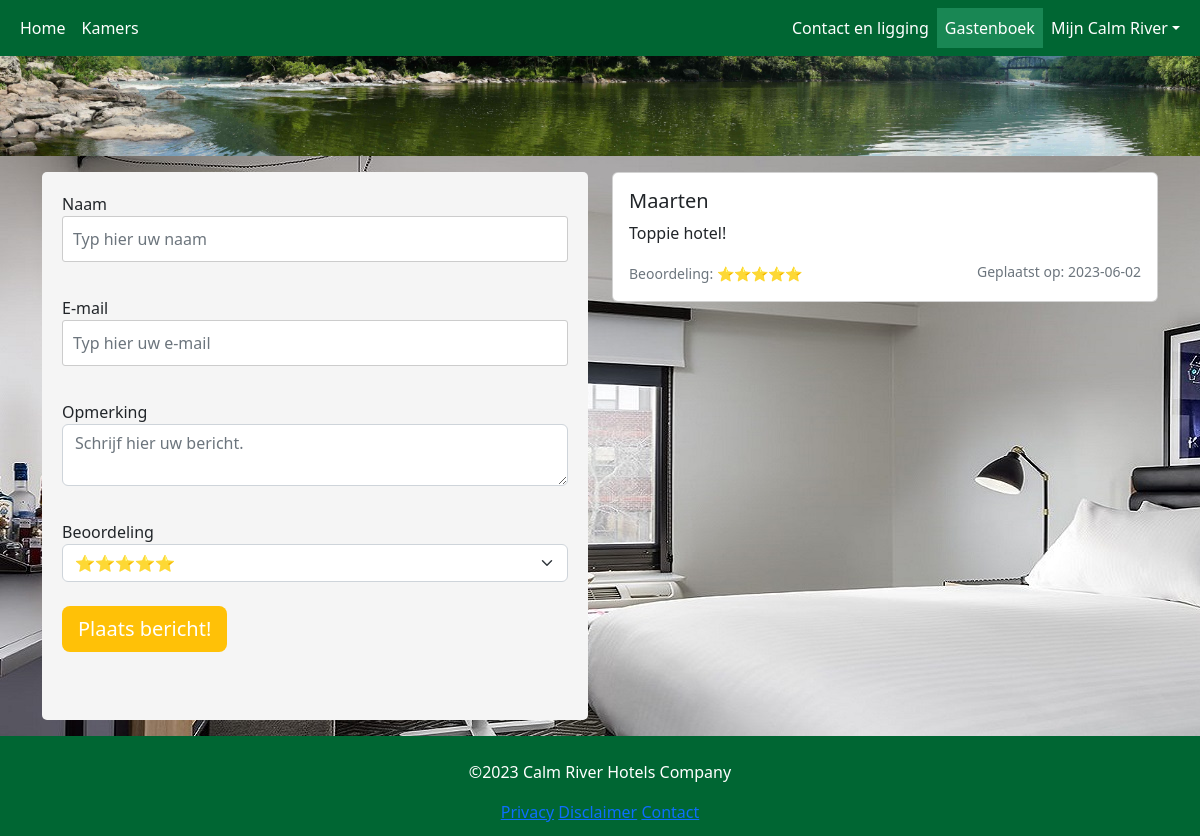
The app's page /reviews, older data.
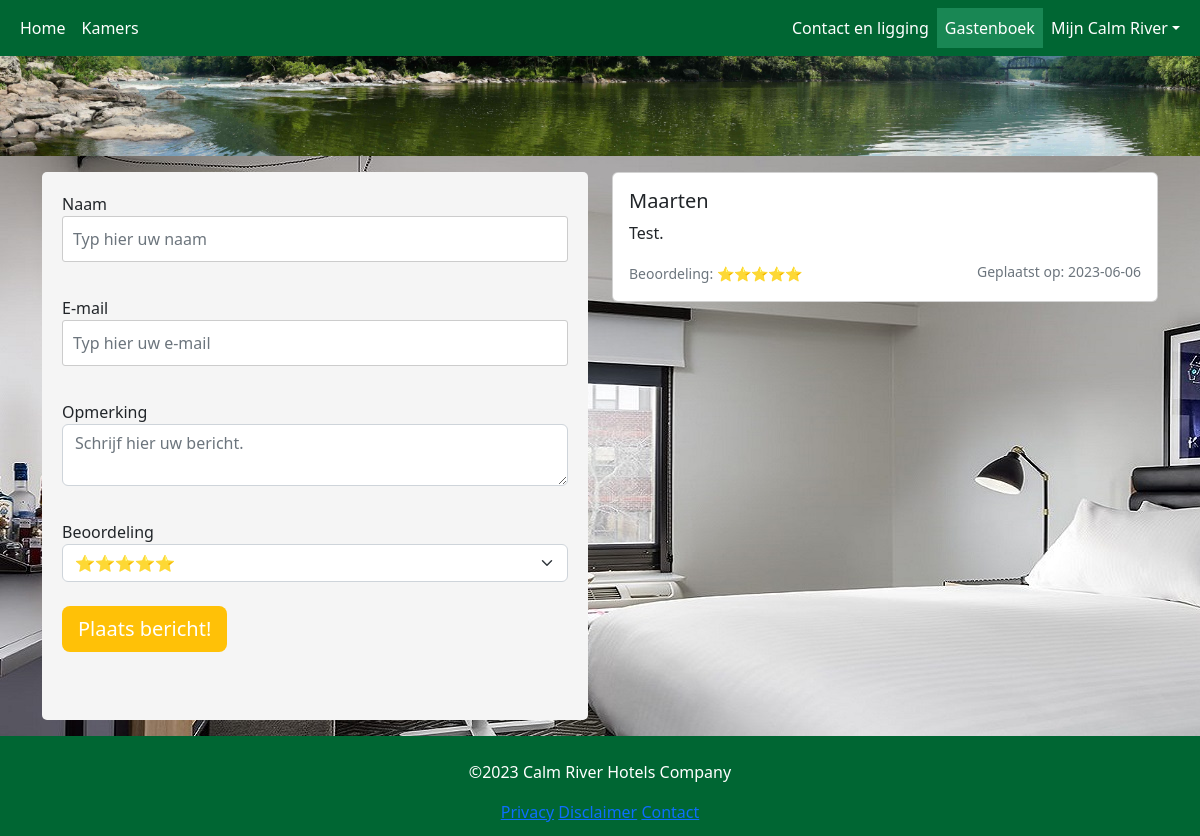
The same page, newer data.
### models/Review.py (models this page shows, shortened)
class Review(db.Model):
    __tablename__ = 'reviews'
    id = db.Column(db.Integer, primary_key=True)
    name = db.Column(db.String(50), index=True)
    rating_id = db.Column(db.Integer, default=5, index=True)
    email = db.Column(db.String(255))
    comment = db.Column(db.Text, nullable=True)
    created_at = db.Column(db.DateTime, nullable=True, unique=False, index=False, default=datetime.utcnow)
    updated_at = db.Column(db.DateTime, nullable=True, unique=False, index=False, default=datetime.utcnow)

### app.py (the view, shortened to what this page needs)
@app.route('/reviews', methods=['GET', 'POST'])
def reviews():
    active_page = 'reviews'
    reviews = Review.query.order_by(Review.created_at.desc()).limit(10).all()
    form = ReviewForm()
    return render_template('reviews/index.html', form=form, reviews=reviews, active_page=active_page)

### forms.py
class ReviewForm(FlaskForm):
    name = StringField('Naam', validators=[DataRequired()],
                       render_kw={"placeholder": "Typ hier uw naam", "class": "form-control"})
    email = StringField('E-mail', validators=[DataRequired(), Email()],
                        render_kw={"placeholder": "Typ hier uw e-mail", "class": "form-control"})
    comment = TextAreaField('Opmerking', render_kw={"placeholder": "Schrijf hier uw bericht.", "class": "form-control"})
    rating_id = SelectField('Beoordeling',
                            choices=[('5', '⭐⭐⭐⭐⭐'), ('4', '⭐⭐⭐⭐'), ('3', '⭐⭐⭐'), ('2', '⭐⭐'), ('1', '⭐')],
                            validators=[DataRequired()], render_kw={"class": "form-select"})
    submit = SubmitField('Plaats bericht!', render_kw={"class": "btn btn-lg btn-warning mb-5 me-3 text-white"})

### templates/reviews/index.html (shortened to what this page needs)
{% extends "base.html" %}
{% block content %}
<div class="container mt-3">
<div class="row">
  <div class="col-md-6 mb-3">
    <form method="POST">
        {{ form.name.label }} {{ form.name() }}<br>
        {{ form.email.label }} {{ form.email() }}<br>
        {{ form.comment.label }} {{ form.comment() }}<br>
        {{ form.rating_id.label }} {{ form.rating_id() }}<br>
        {{ form.submit() }}
    </form>
  </div>
  <div class="col-md-6">
    {% for review in reviews %}
    <div class="card mb-3">
      <div class="card-body">
        <h5 class="card-title">{{ review.name }}</h5>
        <p class="card-text">{{ review.comment }}</p>
        <p class="card-text">
            <small class="text-muted">Beoordeling: {{ review.rating_id * '⭐' }}</small>
            <small class="text-muted float-end">Geplaatst op: {{ review.created_at.strftime('%Y-%m-%d') }}</small>
        </p>
      </div>
    </div>
    {% endfor %}
  </div>
</div>
</div>
{% endblock %}

### templates/base.html (shortened to what this page needs)
<!DOCTYPE html>
<html lang="en">
<head>
  <link rel="stylesheet" href="https://cdnjs.cloudflare.com/ajax/libs/font-awesome/6.0.0-beta2/css/all.min.css">
  <link href="https://cdn.jsdelivr.net/npm/bootstrap@5.2.3/dist/css/bootstrap.min.css" rel="stylesheet">
  <link  rel="stylesheet" href="{{ url_for('static', filename='css/styles.css') }}">
  <link  rel="stylesheet" href="{{ url_for('static', filename='css/breadcrumb.css') }}">
</head>
<body>
  <nav class="navbar navbar-expand-md">
    <div class="container-fluid">
      <div class="collapse navbar-collapse" id="collapsibleNavbar">
        <ul class="navbar-nav me-auto">
          <li class="nav-item">
            <a class="nav-link text-white {% if active_page == 'home' %}bg-success{% endif %}" href="{{ url_for('home') }}">Home</a>
          </li>
          <li class="nav-item">
            <a class="nav-link text-white {% if active_page == 'rooms' %}bg-success{% endif %}" href="{{ url_for('rooms') }}">Kamers</a>
          </li>
        </ul>
        <ul class="navbar-nav ms-auto">
          <li class="nav-item">
            <a class="nav-link text-white {% if active_page == 'contact' %}bg-success{% endif %}" href="{{ url_for('contact') }}">Contact en ligging</a>
          </li>
          <li class="nav-item">
            <a class="nav-link text-white {% if active_page == 'reviews' %}bg-success{% endif %}" href="{{ url_for('reviews') }}">Gastenboek</a>
          </li>
          <li class="nav-item dropdown">
            <a class="nav-link dropdown-toggle text-white" role="button" data-bs-toggle="dropdown">Mijn Calm River</a>
          </li>
        </ul>
      </div>
    </div>
  </nav>
  <header>
<img src="/static/img/banner.jpg" alt="banner">
  </header>
  <main class="container-fluid">
    {% block content %}
    {% endblock %}
  </main>
  <footer class="p-4 text-center text-white">
    <p>©2023 Calm River Hotels Company</p>
    <span><a href="{{ url_for('privacy') }}">Privacy</a></span>
    <span><a href="{{ url_for('disclaimer') }}">Disclaimer</a></span>
    <span><a href="{{ url_for('contact') }}">Contact</a></span>
  </footer>
</body>
</html>

### static/css/styles.css (style rules this page uses)
* { box-sizing: border-box; }
body { display: flex; flex-direction: column; min-height: 100vh; }
nav { background-color: #006633; }
main { height: 100%; width: 100%; margin-top: auto; }
header > img { height: 100px; width: 100%; }
small { text-align: left; !important; }
select, input, textarea { border: 1px solid #ced4da; }
footer { height: 100px; width: 100%; background-color: #006633; margin-top: auto; flex: 0 0 50px; }

### templates/reviews/index.html (style rules this page uses)
body { position: relative; }
body::after { content: ""; background-image: url('/static/img/singleking-desktop.jpg'); opacity: 1; top: 0; left: 0; bottom: 0; right: 0; position: absolute; z-index: -1; }
form { background-color: #f5f5f5; padding: 20px; border-radius: 5px; }
form input[type="text"], form textarea { width: 100%; padding: 10px; margin-bottom: 10px; border: 1px solid #ccc; border-radius: 3px; }
form input[type="submit"] { color: #fff; border: none; cursor: pointer; }

Row changes from the older to the newer data that the page shows:
changed Review "Maarten": comment "Toppie hotel!" → "Test."; created_at "2023-06-02" → "2023-06-06"
